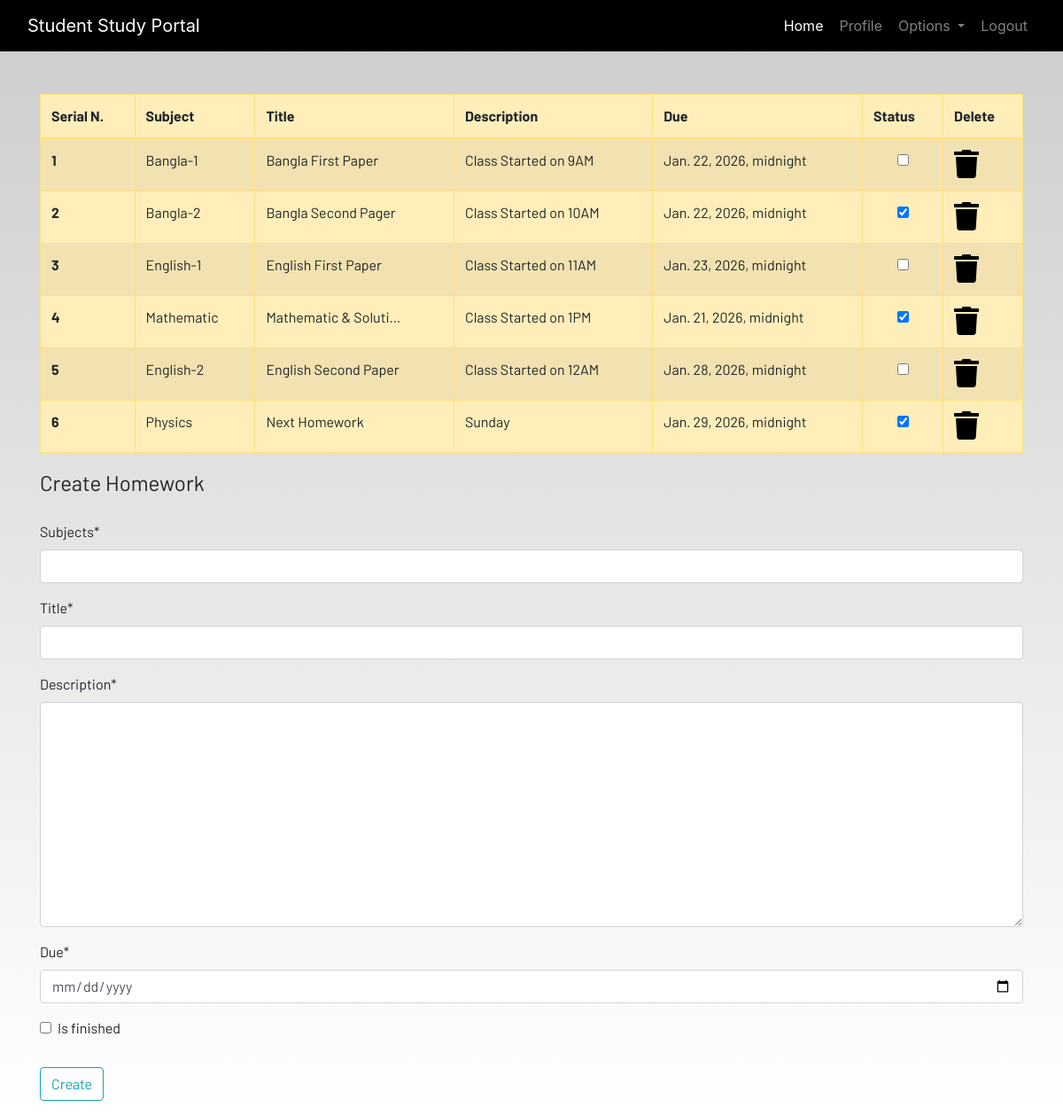
Screenshot of /homework/ (signed in) with the database file from the repository.
### dashboard/models.py (models this page shows, shortened)
class Homework(models.Model):
    user = models.ForeignKey(User, on_delete=models.CASCADE)
    subjects = models.CharField(max_length=100)
    title = models.CharField(max_length=100)
    description =models.TextField()
    due = models.DateTimeField()
    is_finished = models.BooleanField(default=False)

### dashboard/views.py (the view)
# urls.py: path('homework/', views.homework, name='homework'),
@login_required
def homework(request):
    if request.method == 'POST':
        form = HomeworkForm(request.POST)
        if form.is_valid():
            try:
                finished = request.POST['is_finished']
                if finished == 'on':
                    finished = True
                else:
                    finished = False
            except:
                finished = False
            homeworks = Homework(
                user = request.user,
                subjects = request.POST['subjects'],
                title = request.POST['title'],
                description = request.POST['description'],
                due = request.POST['due'],
                is_finished = finished
            )
            homeworks.save()
            messages.success(request, f"Homework Added form {request.user.username}!")
            return redirect('homework')
    else:
        form = HomeworkForm()
    homework = Homework.objects.filter(user=request.user)
    if len(homework) == 0:
        homework_done = True
    else:
        homework_done = False
    context = {
        "homework": homework,
        "homework_done": homework_done,
        "form": form,
    }
    return render(request, 'dashboard/homework.html', context)

### dashboard/forms.py
class HomeworkForm(forms.ModelForm):
    class Meta:
        model = Homework
        widgets = {'due': DateInput()}
        fields = ['subjects', 'title', 'description', 'due', 'is_finished']

### dashboard/templates/dashboard/homework.html (shortened to what this page needs)
{% extends 'dashboard/base.html' %}
{% load static %}
{% load crispy_forms_tags %}
{% block content %}
<div class="container">
    {% if not homework_done %}
    <table class="table table-striped table-bordered table-hover table-warning">
        <thead>
            <tr>
                <th>Serial N.</th>
                <th>Subject</th>
                <th>Title</th>
                <th>Description</th>
                <th>Due</th>
                <th>Status</th>
                <th>Delete</th>
            </tr>
        </thead>
        <tbody>
            {% for home in homework %}
            <tr>
                <th>{{ forloop.counter }}</th>
                <td>{{ home.subjects }}</td>
                <td>{{ home.title|truncatechars:20 }}</td>
                <td>{{ home.description|truncatechars:30 }}</td>
                <td>{{ home.due }}</td>
                <td class="text-center">
                    <form action="{% url 'update_homework' home.pk %}" method="POST">
                        <input type="checkbox" onchange="this.form.submit()"
                            {% if home.is_finished %} checked {% endif %}>
                    </form>
                </td>
                <td><a href="{% url 'delete_homework' home.pk %}"><i class="fa fa-trash fa-2x"></i></a></td>
            </tr>
            {% endfor %}
        </tbody>
    </table>
    {% else %}
    <h4>All homeworks are completed!! Create to have more!!</h4>
{% endif %}
</div>
<div class=" container">
    <form method="POST">
        <fieldset class="form-group">
            <legend class="border-bottom mb-4">Create Homework</legend>
            {{ form|crispy }}
        </fieldset>
        <div class="form-group">
            <button href="" class="btn btn-outline-info" type="submit">
                Create
            </button>
        </div>
    </form>
</div>
{% endblock content %}

### static/css/main.css (style rules this page uses)
html { scroll-behavior: smooth; height: 100%; width: 100%; }
a { text-decoration: none !important; color: black; }
html, body { max-width: 100%; overflow-x: hidden; height: 100%; width: 100%; }
body { background: linear-gradient(rgba(0, 0, 0, 0.2), rgba(255, 255, 255, 0.5)); overflow-x: hidden; background-repeat: no-repeat; }
.fa { color: black; }

### rows the page displays
Homework: subjects "Bangla-1", title "Bangla First Paper", description "Class Started on 9AM", due "Jan. 22, 2026, midnight"
Homework: subjects "Bangla-2", title "Bangla Second Pager", description "Class Started on 10AM", due "Jan. 22, 2026, midnight", is_finished "☑"
Homework: subjects "English-1", title "English First Paper", description "Class Started on 11AM", due "Jan. 23, 2026, midnight"
Homework: subjects "Mathematic", title "Mathematic & Soluti…", description "Class Started on 1PM", due "Jan. 21, 2026, midnight", is_finished "☑"
Homework: subjects "English-2", title "English Second Paper", description "Class Started on 12AM", due "Jan. 28, 2026, midnight"
Homework: subjects "Physics", title "Next Homework", description "Sunday", due "Jan. 29, 2026, midnight", is_finished "☑"
